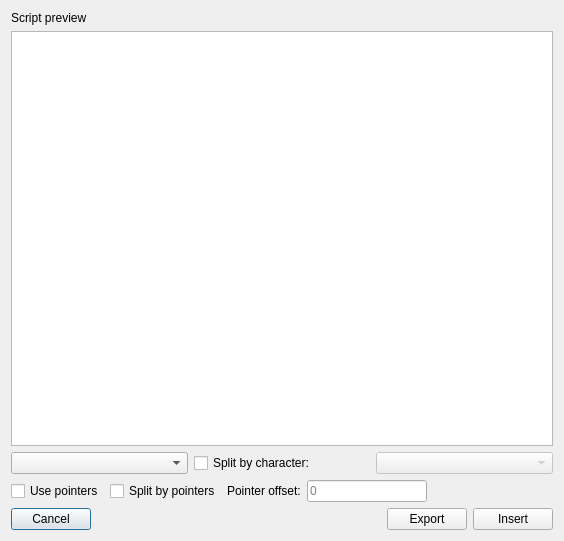
<?xml version="1.0" encoding="UTF-8"?>
<ui version="4.0">
 <class>DumpScriptDialog</class>
 <widget class="QDialog" name="DumpScriptDialog">
  <property name="geometry">
   <rect>
    <x>0</x>
    <y>0</y>
    <width>564</width>
    <height>541</height>
   </rect>
  </property>
  <property name="windowTitle">
   <string>Edit script</string>
  </property>
  <property name="modal">
   <bool>true</bool>
  </property>
  <layout class="QGridLayout" name="gridLayout">
   <item row="0" column="0">
     <widget class="QLabel" name="lbScriptPreview">
      <property name="text">
        <string>Script preview</string>
      </property>
     </widget>
    </item>
    <item row="1" column="0">
    <widget class="QPlainTextEdit" name="pteScript"/>
   </item>
    <item row="3" column="0">
    <layout class="QVBoxLayout" name="verticalOptionsLayout">
     <item>
      <layout class="QHBoxLayout" name="primaryOptionsLayout">
     <item>
      <widget class="QComboBox" name="cmbTable">
       <property name="sizePolicy">
        <sizepolicy hsizetype="Preferred" vsizetype="Fixed">
         <horstretch>0</horstretch>
         <verstretch>0</verstretch>
        </sizepolicy>
       </property>
      </widget>
     </item>
     <item>
      <widget class="QCheckBox" name="cbSplitByCharacter">
       <property name="enabled">
        <bool>true</bool>
       </property>
       <property name="text">
        <string>Split by character:</string>
       </property>
      </widget>
      </item>
      <item>
      <widget class="QComboBox" name="cmbSplitCharacter">
       <property name="enabled">
        <bool>false</bool>
       </property>
      </widget>
     </item>
      </layout>
     </item>
     <item>
      <layout class="QHBoxLayout" name="pointerOptionsLayout">
       <item>
        <widget class="QCheckBox" name="cbUsePointers">
         <property name="text">
          <string>Use pointers</string>
         </property>
        </widget>
       </item>
       <item>
        <widget class="QCheckBox" name="cbSplitByPointers">
         <property name="text">
          <string>Split by pointers</string>
         </property>
        </widget>
       </item>
       <item>
        <widget class="QLabel" name="lbPointerOffset">
         <property name="text">
          <string>Pointer offset:</string>
         </property>
        </widget>
       </item>
       <item>
        <widget class="QLineEdit" name="lePointerOffset">
         <property name="maximumSize">
          <size>
           <width>120</width>
           <height>16777215</height>
          </size>
         </property>
         <property name="placeholderText">
          <string>0</string>
         </property>
        </widget>
       </item>
       <item>
        <spacer name="horizontalSpacerPointers">
         <property name="orientation">
          <enum>Qt::Horizontal</enum>
         </property>
         <property name="sizeHint" stdset="0">
          <size>
           <width>40</width>
           <height>20</height>
          </size>
         </property>
        </spacer>
       </item>
      </layout>
     </item>
    </layout>
   </item>
   <item row="4" column="0">
    <layout class="QHBoxLayout" name="buttonsLayout">
     <item>
      <widget class="QPushButton" name="pbCancel">
       <property name="text">
        <string>Cancel</string>
       </property>
      </widget>
     </item>
     <item>
      <spacer name="horizontalSpacerButtons">
       <property name="orientation">
        <enum>Qt::Horizontal</enum>
       </property>
       <property name="sizeHint" stdset="0">
        <size>
         <width>40</width>
         <height>20</height>
        </size>
       </property>
      </spacer>
     </item>
     <item>
      <widget class="QPushButton" name="pbExport">
       <property name="text">
        <string>Export</string>
       </property>
      </widget>
     </item>
     <item>
      <widget class="QPushButton" name="pbInsert">
       <property name="text">
        <string>Insert</string>
       </property>
      </widget>
     </item>
    </layout>
   </item>
  </layout>
 </widget>
 <resources/>
 <connections/>
</ui>
